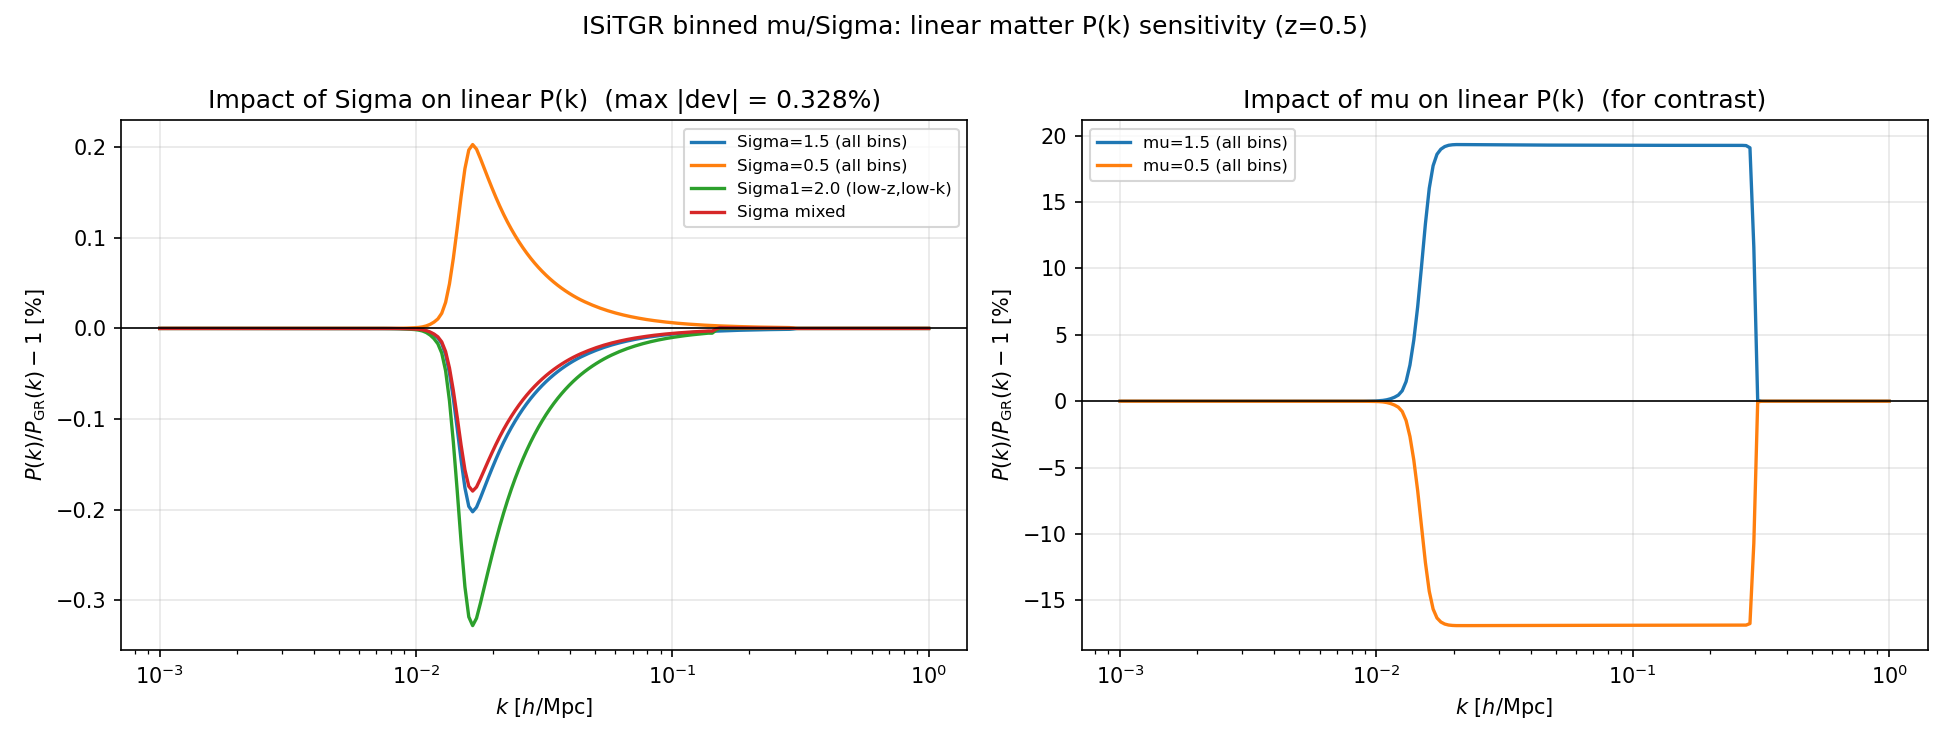

Write the Python code that produced this figure.
"""
test_sigma_impact.py
--------------------
Quick check: how much do the binned Sigma (light-deflection) parameters affect
the LINEAR matter power spectrum P(k) computed with ISiTGR (binned mu/Sigma)?

Sigma enters the lensing/Weyl potential, NOT the growth of matter perturbations
(that is mu), so the expectation is ~no effect on the delta_cb linear P(k).
This plots P(k)/P_GR(k) for several Sigma variations at fixed mu, plus a few
mu variations for contrast.

Run (cosmodesi env + latest isitgr on PYTHONPATH):
    source /global/common/software/desi/users/adematti/cosmodesi_environment.sh main
    export PYTHONPATH=/global/homes/p/prakharb/isitgr_private_latest:$PYTHONPATH
    python test_sigma_impact.py
"""

import os
import numpy as np
import matplotlib
matplotlib.use("Agg")
import matplotlib.pyplot as plt
import isitgr

HERE = os.path.dirname(os.path.abspath(__file__))

# fiducial cosmology + ISiTGR binning constants (emulator training values)
Z = 0.5
FID = dict(H0=67.36, ombh2=0.02237, omch2=0.12, ln10As=3.044, ns=0.9649)
MNU, TAU, OMK = 0.06, 0.0568, 0.0
BIN = dict(z_div=1.0, z_TGR=2.0, z_tw=0.05, k_c=0.1, k_tw=0.001, k_TGR=0.01, k_S=0.2)

KH = np.logspace(-3, 0, 200)   # h/Mpc


def isitgr_plin(mu, Sigma):
    """Linear delta_cb P(k) [(Mpc/h)^3] on KH for binned (mu, Sigma)."""
    As = np.exp(FID["ln10As"]) / 1e10
    pars = isitgr.CAMBparams()
    pars.set_cosmology(
        H0=FID["H0"], ombh2=FID["ombh2"], omch2=FID["omch2"],
        mnu=MNU, omk=OMK, tau=TAU,
        MG_parameterization="muSigma", redshift_bins=True, scale_bins=True,
        mu1=mu[0], mu2=mu[1], mu3=mu[2], mu4=mu[3],
        Sigma1=Sigma[0], Sigma2=Sigma[1], Sigma3=Sigma[2], Sigma4=Sigma[3],
        **BIN,
    )
    pars.InitPower.set_params(As=As, ns=FID["ns"], r=0)
    pars.set_matter_power(redshifts=[Z], kmax=5.0)
    pars.NonLinear = isitgr.model.NonLinear_none
    res = isitgr.get_results(pars)
    k, _, pk = res.get_matter_power_spectrum(
        minkh=1e-3, maxkh=1.0, npoints=400, var1="delta_nonu", var2="delta_nonu")
    return np.interp(KH, k, pk[0])


GR = ([1.0] * 4, [1.0] * 4)

# Sigma variations at fixed mu=1 (GR growth) -> expect ratio ~ 1
SIGMA_CASES = [
    ("Sigma=1.5 (all bins)", [1.0]*4, [1.5, 1.5, 1.5, 1.5]),
    ("Sigma=0.5 (all bins)", [1.0]*4, [0.5, 0.5, 0.5, 0.5]),
    ("Sigma1=2.0 (low-z,low-k)", [1.0]*4, [2.0, 1.0, 1.0, 1.0]),
    ("Sigma mixed", [1.0]*4, [1.5, 0.8, 1.2, 1.0]),
]
# mu variations for contrast -> expect clear ratio != 1
MU_CASES = [
    ("mu=1.5 (all bins)", [1.5]*4, [1.0]*4),
    ("mu=0.5 (all bins)", [0.5]*4, [1.0]*4),
]


def main():
    print("Computing GR reference ...")
    p_gr = isitgr_plin(*GR)

    fig, axes = plt.subplots(1, 2, figsize=(13, 5), sharey=False)

    # Left: Sigma impact
    ax = axes[0]
    maxdev = 0.0
    for label, mu, Sig in SIGMA_CASES:
        p = isitgr_plin(mu, Sig)
        r = 100.0 * (p / p_gr - 1.0)
        ax.semilogx(KH, r, lw=1.6, label=label)
        maxdev = max(maxdev, float(np.max(np.abs(r))))
        print(f"  [Sigma] {label:28s} max|ΔP/P| = {np.max(np.abs(r)):.4f} %")
    ax.axhline(0, color="k", lw=0.8)
    ax.set_xlabel(r"$k\ [h/\mathrm{Mpc}]$")
    ax.set_ylabel(r"$P(k)/P_{\rm GR}(k) - 1\ [\%]$")
    ax.set_title(f"Impact of Sigma on linear P(k)  (max |dev| = {maxdev:.3f}%)")
    ax.legend(fontsize=8)
    ax.grid(alpha=0.3)

    # Right: mu impact (contrast)
    ax = axes[1]
    for label, mu, Sig in MU_CASES:
        p = isitgr_plin(mu, Sig)
        r = 100.0 * (p / p_gr - 1.0)
        ax.semilogx(KH, r, lw=1.6, label=label)
        print(f"  [mu]    {label:28s} max|ΔP/P| = {np.max(np.abs(r)):.4f} %")
    ax.axhline(0, color="k", lw=0.8)
    ax.set_xlabel(r"$k\ [h/\mathrm{Mpc}]$")
    ax.set_ylabel(r"$P(k)/P_{\rm GR}(k) - 1\ [\%]$")
    ax.set_title("Impact of mu on linear P(k)  (for contrast)")
    ax.legend(fontsize=8)
    ax.grid(alpha=0.3)

    fig.suptitle(f"ISiTGR binned mu/Sigma: linear matter P(k) sensitivity (z={Z})",
                 fontsize=12)
    fig.tight_layout(rect=[0, 0, 1, 0.97])
    out = os.path.join(HERE, "test_sigma_impact.png")
    fig.savefig(out, dpi=150)
    print("\nSaved", out)


if __name__ == "__main__":
    main()
